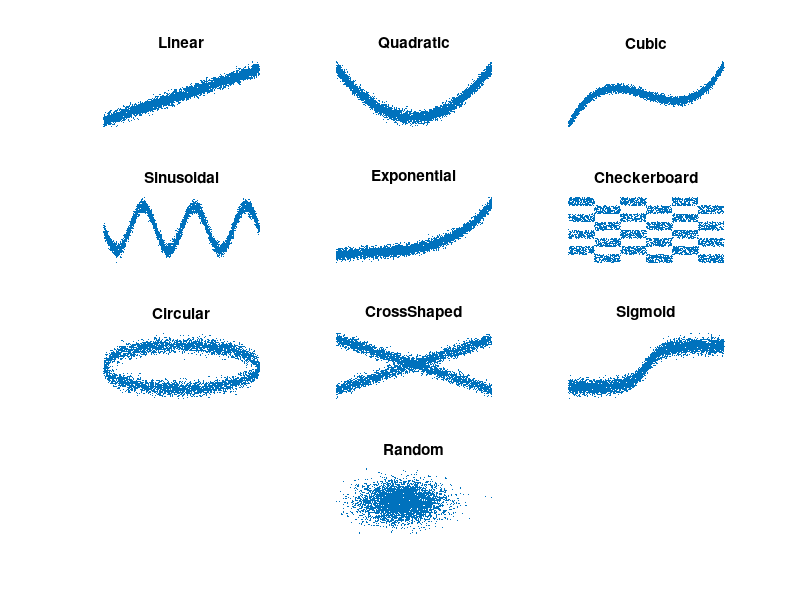

Source code (MATLAB):
% % We consider the following relationships between X and Y when given Z for
% % simulation study
% %'Linear';'Quadratic';'Cubic';'Sinusoidal';'Exponential';'Checkerboard';'Circular';'CrossShaped';'Sigmoid';'Random'
% % Showing mode can be chose from 'clean' or 'noise'
%%
n = 5000;
SAVEFIG = 0;
MODE = 'noise'; %MODE can be chose from 'clean' or 'noise'
%%
fName={'Linear';'Quadratic';'Cubic';'Sinusoidal';'Exponential';'Checkerboard';'Circular';'CrossShaped';'Sigmoid';'Random'};
Xx={@(n)linspace(-3,3,n)';
    @(n)linspace(-3,3,n)';
    @(n)linspace(-3,3,n)';
    @(n)linspace(-3,3,n)';
    @(n)linspace(-3,3,n)';
    @(n)linspace(-3,3,n)';
    @(n)linspace(-3,3,n)';
    @(n)linspace(-3,3,n)';
    @(n)linspace(-3,3,n)';
    @(n)random('normal',0,1,[1,n])};...
    
fx={@(x)x,
    @(x)x.^2,
    @(x)x.*(x-2).*(x+2),
    @(x)sin(pi.*x),
    @(x)2.^x,
    @(x)(mod(x,2)>1)+randi([floor(min(reshape(x,[],1))/2),floor(max(reshape(x,[],1))/2)],size(x))*2+rand(size(x)),
    @(x)(-1).^binornd(1,0.5,size(x)).*sqrt(max(abs(reshape(x,[],1))).^2-x.^2),
    @(x)(-1).^binornd(1,0.5,size(x)).*x,
    @(x)exp(pi.*x)./(1+exp(pi.*x))
    @(x)random('normal',0,1,size(x))};

Noisex={@(x)random('normal',0,std(x)/5,size(x));
    @(x)random('normal',0,std(x)/5,size(x));
    @(x)random('normal',0,std(x)/5,size(x));
    @(x)random('normal',0,std(x)/5,size(x));
    @(x)random('normal',0,std(x)/5,size(x));
    @(x)0;
    @(x)random('normal',0,std(x)/5,size(x));
    @(x)random('normal',0,std(x)/5,size(x));
    @(x)random('normal',0,std(x)/5,size(x));
    @(x)0};...
position=[1,2,3,4,5,6,7,8,9,11];
x=cellfun(@(f)feval(f,n),Xx,'UniformOutput',0);
y=cellfun(@(f,X)feval(f,X),fx,x,'UniformOutput',0);
if ~strcmp(MODE,'clean') && strcmp(MODE,'noise')
    y=cellfun(@(Noise,X)feval(Noise,X)+X,Noisex,y,'UniformOutput',0);
end
for i=1:numel(fx) ...
    subplot(4,3,position(i));
    plot(x{i},y{i},'.','MarkerSize',0.5);
    hold on;
    axis([-3,3,-3,3]);
    axis tight;
    %axis equal;
    axis off;...
    %box off;
    title(fName{i});
end
if SAVEFIG == 1
    cd(RESULT)
    saveas(gcf,sprintf('funxy_%s_axisoff.png',MODE),'png');
    saveas(gcf,sprintf('funxy_%s_axisoff.png',MODE),'psc2');
end